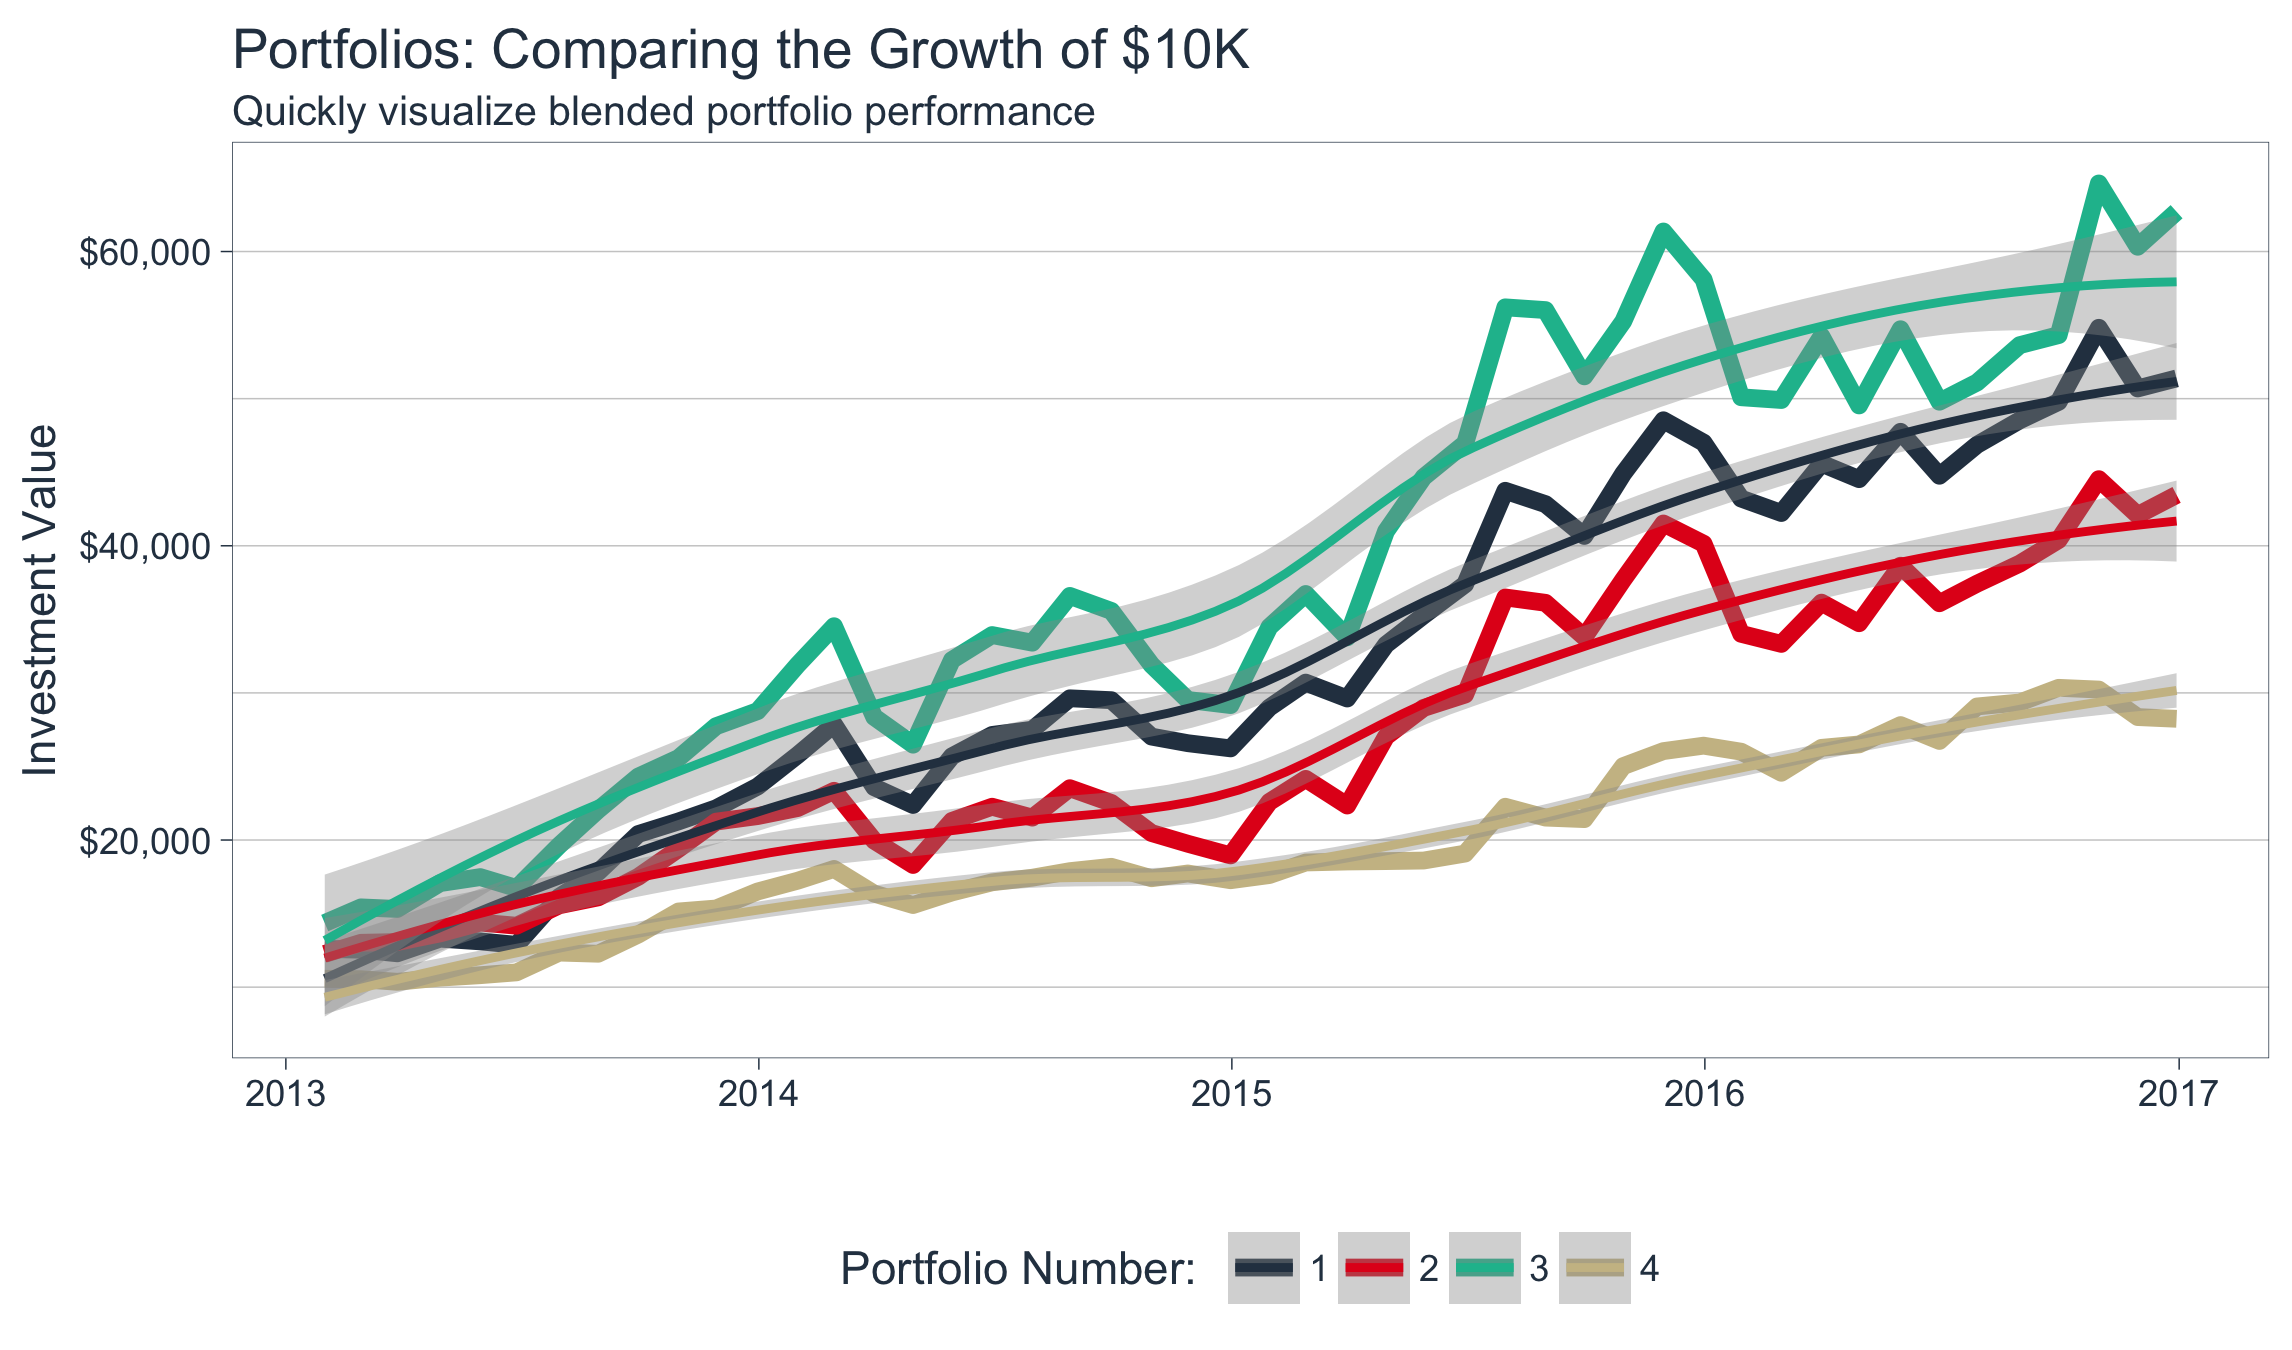

Here is the R script that generated this plot:
library(tidyquant)

# Get some data
FANG <- c("FB", "AMZN", "NFLX", "GOOG") %>%
    tq_get(get = "stock.prices", from = "2013-01-01", to = "2017-01-01")

# Transform to monthly returns using split, apply, combine framework
# tq_transform can be passed the quantmod::periodReturn function to get returns
FANG_returns <- FANG %>%
    group_by(symbol) %>%
    tq_transmute(ohlc_fun = Ad,
                 transform_fun = periodReturn,
                 period = "monthly",
                 col_rename = "returns")

# Create and aggregate portfolios in three steps
# A: Make portfolio by mapping weights
FANG_returns_mult <- FANG_returns %>%
    tq_repeat_df(n = 4)

# B: Make weights table
weights_table <- tribble(
    ~portfolio, ~stocks, ~weights,
    1,          "FB",    0.50,
    1,          "AMZN",  0.25,
    1,          "NFLX",  0.25,
    1,          "GOOG",  0.00,

    2,          "FB",    0.00,
    2,          "AMZN",  0.50,
    2,          "NFLX",  0.25,
    2,          "GOOG",  0.25,

    3,          "FB",    0.25,
    3,          "AMZN",  0.00,
    3,          "NFLX",  0.50,
    3,          "GOOG",  0.25,

    4,          "FB",    0.25,
    4,          "AMZN",  0.25,
    4,          "NFLX",  0.00,
    4,          "GOOG",  0.50) %>%
    group_by(portfolio)

# C: Aggregate portfolio with tq_portfolio. Pass wealth.index = TRUE
FANG_portfolio_wealth <- FANG_returns_mult %>%
    tq_portfolio(assets_col = symbol, returns_col = returns,
                 weights = weights_table, wealth.index = TRUE,
                 col_rename = "wealth.index") %>%
    mutate(wealth.index = wealth.index * 10000)

# Visualize!!!
FANG_portfolio_wealth  %>%
    ggplot(aes(x = date, y = wealth.index, color = factor(portfolio))) +
    geom_line(size = 2) +
    geom_smooth(method = "loess") +
    labs(title = "Portfolios: Comparing the Growth of $10K",
         subtitle = "Quickly visualize blended portfolio performance",
         x = "", y = "Investment Value",
         color = "Portfolio Number: ") +
    theme_tq() +
    scale_color_tq() +
    scale_y_continuous(labels = scales::dollar)

ggsave("img/sample_img_3_portfolio_returns.png", width = 7.64, height = 4.5)
